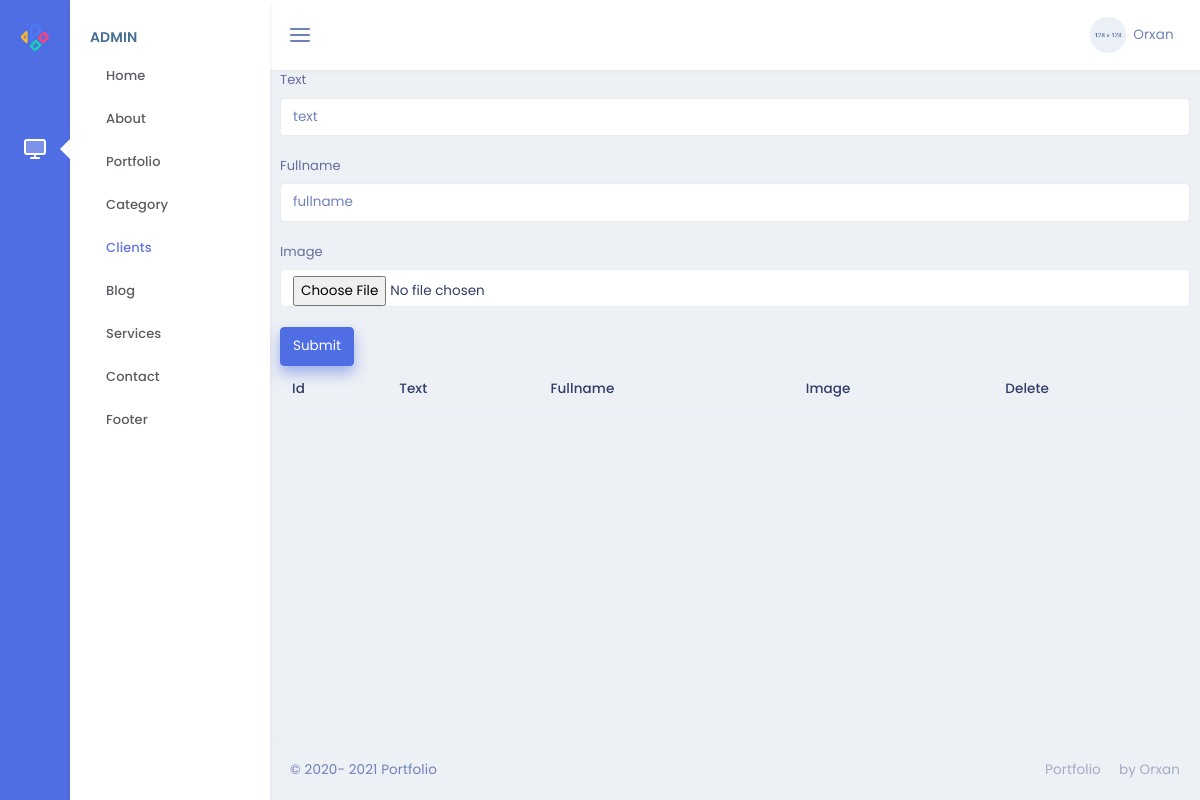
Page /admin/resume on the earlier database version.
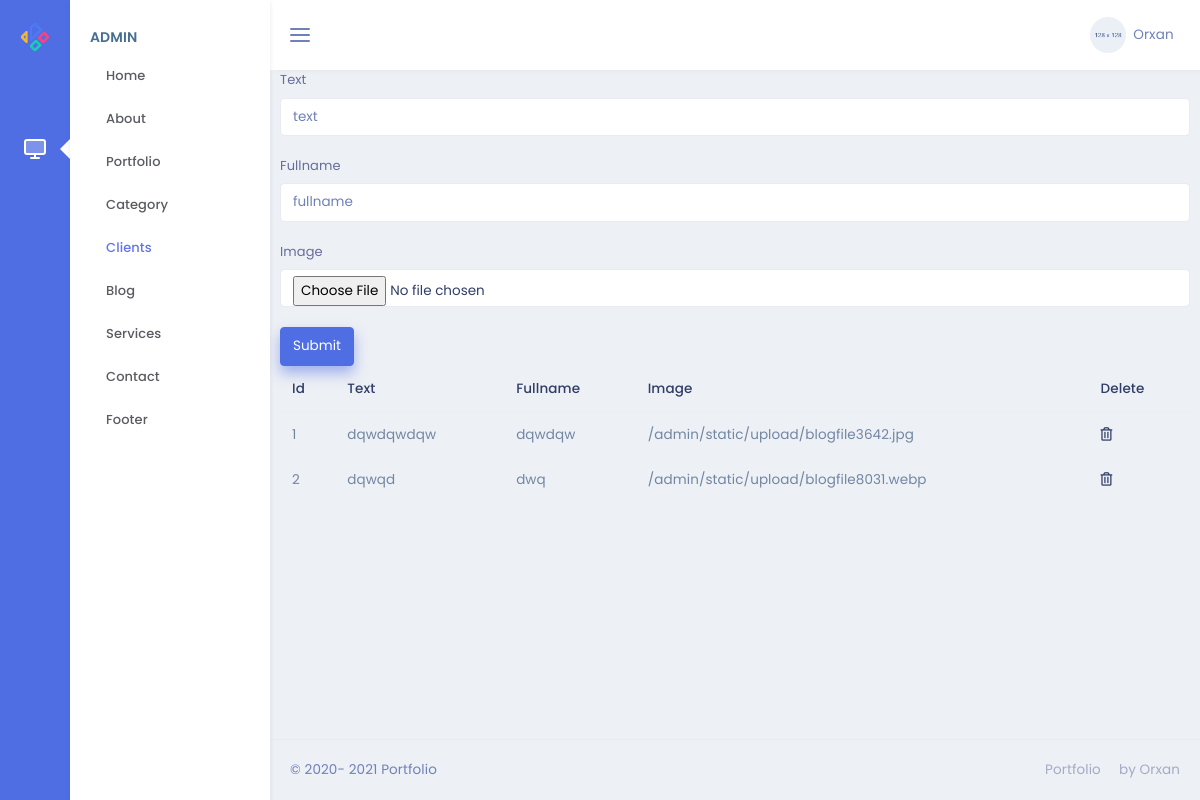
Same page on the later database version.
### models.py (models this page shows)
class Resume(db.Model):
    id=db.Column(db.Integer,primary_key=True)
    text=db.Column(db.String(255),nullable=False)
    fullname=db.Column(db.String(50),nullable=False)
    image=db.Column(db.String)

### admin/routes.py (the view, shortened to what this page needs)
@admin.route('/resume' , methods=["POST","GET"])
def resume():
    rsm=Resume.query.all()
    return render_template('admin/Resume/resume.html',rsm=rsm)

### admin/templates/admin/Resume/resume.html
{% extends "admin/base.html" %}
{% block content %}
<form action="/admin/resume" method="POST"  enctype="multipart/form-data">
    <div class="form-group">
        <label for="text">Text</label>
        <input type="text" class="form-control" name="text" id="text" placeholder="text" value="{{rsm.text}}">
    </div>
    <div class="form-group">
        <label for="fullname">Fullname</label>
        <input type="fullname" class="form-control" name="name" id="fullname" placeholder="fullname" value="{{rsm.name}}">
    </div>
    <div class="form-group">
        <label for="image">Image</label>
        <input type="file" class="form-control" name="image" id="image" placeholder="image" >
    </div>
    <button type="submit" class="btn btn-primary">Submit</button>
</form>
<table class="table">
    <thead>
        <tr>
            <th scope="col">Id</th>
            <th scope="col">Text</th>
            <th scope="col">Fullname</th>
            <th scope="col">Image</th>
            <th scope="col">Delete</th>
        </tr>
    </thead>
    <tbody>
        {% for i in rsm %}
        <tr>
            <td>{{i.id}}</td>
            <td>{{i.text}}</td>
            <td>{{i.fullname}}</td>
            <td>{{i.image}}</td>
            <td><a href="/admin/resume/{{i.id}}" > <i class="far fa-trash-alt"></i></a></td>
        </tr>
        {% endfor %}
    </tbody>
</table>
{% endblock %}

Differences in the rows shown:
added Resume: id "1", text "dqwdqwdqw", fullname "dqwdqw", image "/admin/static/upload/blogfile3642.jpg"
added Resume: id "2", text "dqwqd", fullname "dwq", image "/admin/static/upload/blogfile8031.webp"
